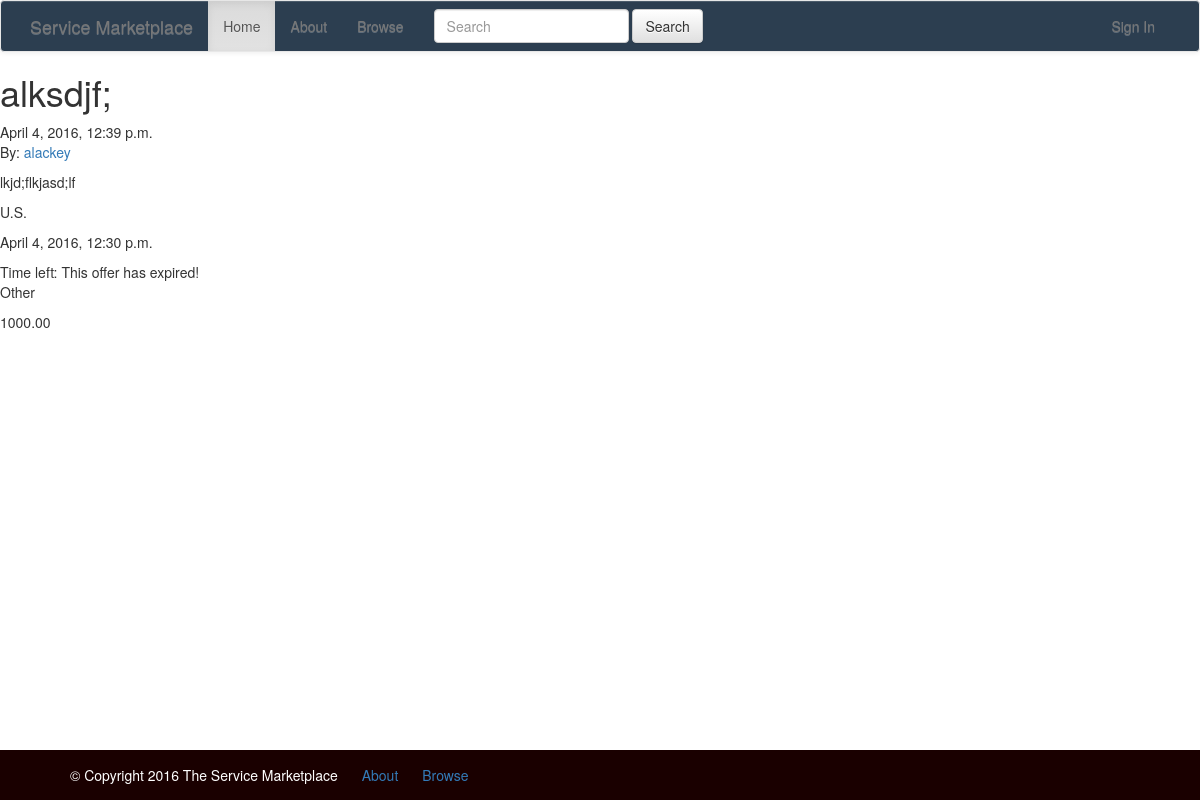
The app's page /service/33/ with its own data.
### market/models.py (models this page shows, shortened)
class Service(models.Model):
    client = models.ForeignKey(
        settings.AUTH_USER_MODEL,
        related_name='service_client',
        null=True,
        blank=True
    )
    service_provider = models.ForeignKey(
        settings.AUTH_USER_MODEL,
        related_name='service_service_providers',
        null=True,
        blank=True
    )
    title = models.CharField(max_length=100)
    description = models.TextField()
    location = models.CharField(max_length=50, default="U.S.")
    final_time = models.DateTimeField("Ending Time")
    category = models.CharField(max_length=50, default="Other")
    is_open = models.BooleanField(default=True)
    bid = models.DecimalField(
        max_digits=10,
        decimal_places=2,
        default=1000.00
    )
    created_date = models.DateTimeField(default=timezone.now)

### market/views.py (the view)
# urls.py: url(r'^service/(?P<pk>\d+)/$', views.service_detail, name="service_detail"),
def service_detail(request, pk):
    service = get_object_or_404(Service, pk=pk)
    owner = is_owner(request=request, service=service)
    return render(request, 'market/service_detail.html',
                  {'service': service, 'is_owner': owner})

### market/functions.py (called while the page is built)
def is_owner(request=None, service=None, username=None,
             args=None, if_true=None):
    if request is None:
        return False
    elif service is None and username is None:
        return False
    if service is not None:
        result = request.user == service.client
    elif username is not None:
        result = request.user.username == username
    if args is not None:
        args['is_owner'] = result
        if if_true is not None:
            for key, value in if_true.items():
                args[key] = value
    return result

### market/templates/market/service_detail.html (shortened to what this page needs)
{% extends "market/base.html" %}
{% block css %}
{% load staticfiles %}
{% endblock %}
{% block content %}
    <div id="service">
        <h1>{{ service.title }}</h1>
        <div class="date">{{ service.created_date }}</div>
        {% if is_owner %}
            <p>By: <a href="{% url 'my_account' %}">You</a></p>
        {% else %}
            <p>By: <a href="{% url 'user_profile' username=service.client %}">{{ service.client }}</a></p>
        {% endif %}
        <p>{{ service.description|linebreaks }}</p>
        <p>{{ service.location }}</p>
        <p>{{ service.final_time}}</p>
        <div class="countdown">
            Time left:
            <span id="clock"></span>
        </div>
        <p>{{ service.category }}</p>
        <p>{{ service.bid }}</p>
    </div>
{% endblock %}

### market/static/css/base.css (style rules this page uses)
html, body { margin:0; padding:0; height:100%; }

### records on screen
Service: title "alksdjf;", created_date "April 4, 2016, 12:39 p.m.", client "alackey", description "lkjd;flkjasd;lf", location "U.S.", final_time "April 4, 2016, 12:30 p.m.", category "Other", bid "1000.00"
